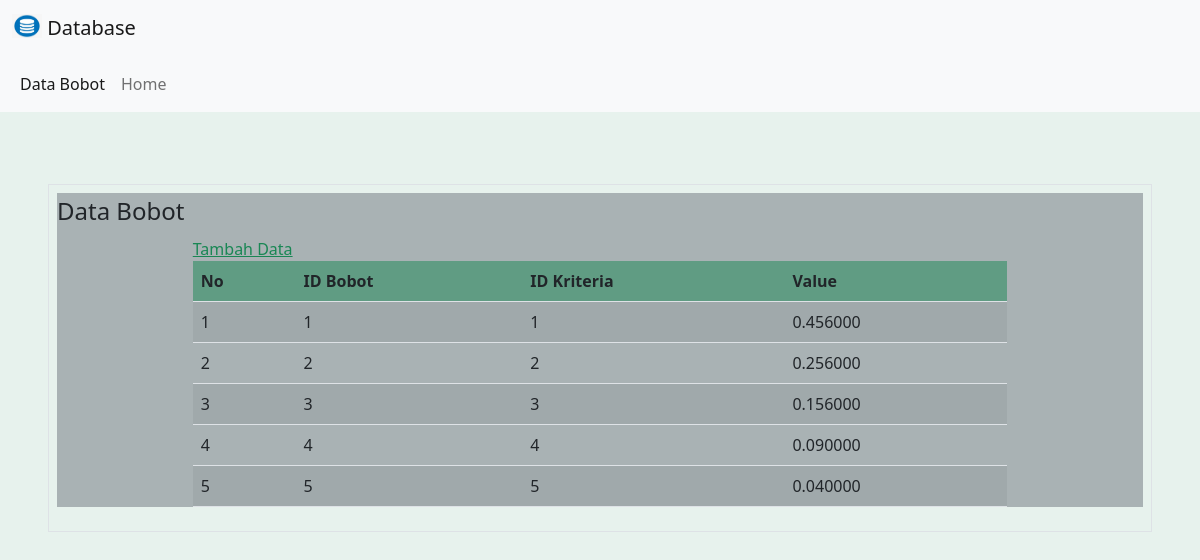
Screenshot of /data/dataBobot.php with the database file from the repository.
### tables this page shows
CREATE TABLE IF NOT EXISTS `bobot` (
  `idbobot` int NOT NULL,
  `idkriteria` int DEFAULT NULL,
  `valuee` decimal(20,6) DEFAULT NULL,
  PRIMARY KEY (`idbobot`),
  KEY `FK__kriteria` (`idkriteria`),
  CONSTRAINT `FK__kriteria` FOREIGN KEY (`idkriteria`) REFERENCES `kriteria` (`idkriteria`)
);

### data/dataBobot.php (the view, shortened to what this page needs)
<!doctype html>
<html lang="en">
  <head>
    <link href="https://cdn.jsdelivr.net/npm/bootstrap@5.2.2/dist/css/bootstrap.min.css" rel="stylesheet">
  </head>
  <body class="bg-success bg-opacity-10">
<nav class="navbar bg-light">
        <div class="container-fluid">
          <a class="navbar-brand" href="#">
            <img src="logo.jpeg" alt="Logo" width="30" height="24" class="d-inline-block align-text-top">
            Database
          </a>
        </div>
      </nav>
      <nav class="navbar navbar-expand-lg bg-light">
        <div class="container-fluid">
          <div class="collapse navbar-collapse" id="navbarSupportedContent">
            <ul class="navbar-nav me-auto mb-2 mb-lg-0">
              <li class="nav-item">
                <a class="nav-link active" aria-current="page" href="#">Data Bobot</a>
              </li>
              <li class="nav-item">
                <a class="nav-link " aria-current="page" href="home.html" target="_blank">Home</a>
              </li>
            </ul>
          </div>
        </div>
      </nav>
<div class="p-5">
<br>
    <fieldset class="border p-2">
    <div class="bg-secondary  bg-opacity-50">
   <legend  class="w-auto">Data Bobot</legend>
   <br>
<div class="mx-auto w-75" >
   <a href="inputDataBobot.php" class="link-success">Tambah Data</a>
</div>
    <table class="table table-striped table-hover mx-auto w-75">
  <thead class="bg-success p-2 text-dark bg-opacity-50">
    <tr>
      <th scope="col">No</th>
      <th scope="col">ID Bobot</th>
      <th scope="col">ID Kriteria</th>
      <th scope="col">Value</th>
    </tr>
  </thead>
</div>
  <tbody>
  <?php
include "koneksi.php";
$no=1;
$sql="Select * from bobot";
$a=$koneksi->query($sql);
while($b=$a->fetch_array()){
    ?>
    <tr>
        <td><?php echo $no++;?></td>
        <td><?php echo $b['idbobot'];?></td>
        <td><?php echo $b['idkriteria']?></td>
        <td><?php echo $b['valuee']?></td>
    </tr>
    <?php
} ?>
  </tbody>
</fieldset>
</div>
  </body>
</html>

### rows the page displays
bobot: idbobot "1", idkriteria "1", valuee "0.456000"
bobot: idbobot "2", idkriteria "2", valuee "0.256000"
bobot: idbobot "3", idkriteria "3", valuee "0.156000"
bobot: idbobot "4", idkriteria "4", valuee "0.090000"
bobot: idbobot "5", idkriteria "5", valuee "0.040000"
